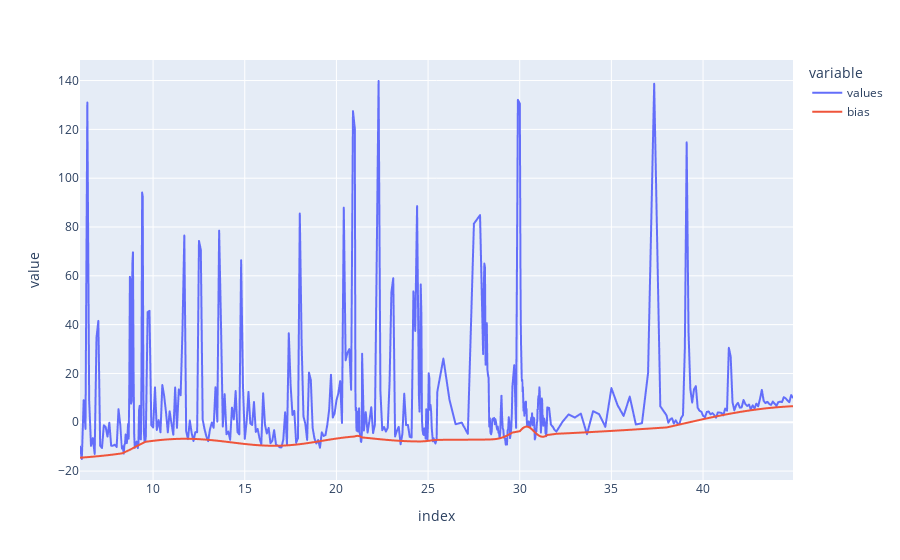

The cell this chart's notebook holds for it:
### Markdown cell above
Ensuite application du filtre passe bas sur ce minimum.<br>
Remarque : Ici le filtrage ne tient pas en compte les différentes zones, cette prise en compte est montrée dans la cellule suivante. Cela fait apparaitre des zones où la courbe de biais varie plus ou moins vite, ce qui n'est pas souhaitable.

### Code cell
bias = tools.butter_lowpass_filter(bias.squeeze(), tools.BIAS_FREQ, 1 / tools.PERIOD[2])
newdf['bias'] = bias[tools.PADDING : -tools.PADDING]
newdf.plot()

### Figure 1 — Plotly figure (JSON) as saved in the notebook; plotly's stock layout.template omitted (floating-point values rounded to 4 significant figures; data arrays with more than 128 entries replaced by an {"elided": "..."} marker saying what was removed)
{"data": [{"hovertemplate": "variable=values<br>index=%{x}<br>value=%{y}<extra></extra>", "legendgroup": "values", "line": {"color": "#636efa", "dash": "solid"}, "mode": "lines", "name": "values", "showlegend": true, "type": "scattergl", "x": {"elided": "504 float values"}, "xaxis": "x", "y": {"elided": "504 float values"}, "yaxis": "y"}, {"hovertemplate": "variable=bias<br>index=%{x}<br>value=%{y}<extra></extra>", "legendgroup": "bias", "line": {"color": "#EF553B", "dash": "solid"}, "mode": "lines", "name": "bias", "showlegend": true, "type": "scattergl", "x": {"elided": "504 float values"}, "xaxis": "x", "y": {"elided": "504 float values"}, "yaxis": "y"}], "layout": {"legend": {"title": {"text": "variable"}, "tracegroupgap": 0}, "margin": {"t": 60}, "xaxis": {"anchor": "y", "domain": [0, 1], "title": {"text": "index"}}, "yaxis": {"anchor": "x", "domain": [0, 1], "title": {"text": "value"}}}}
